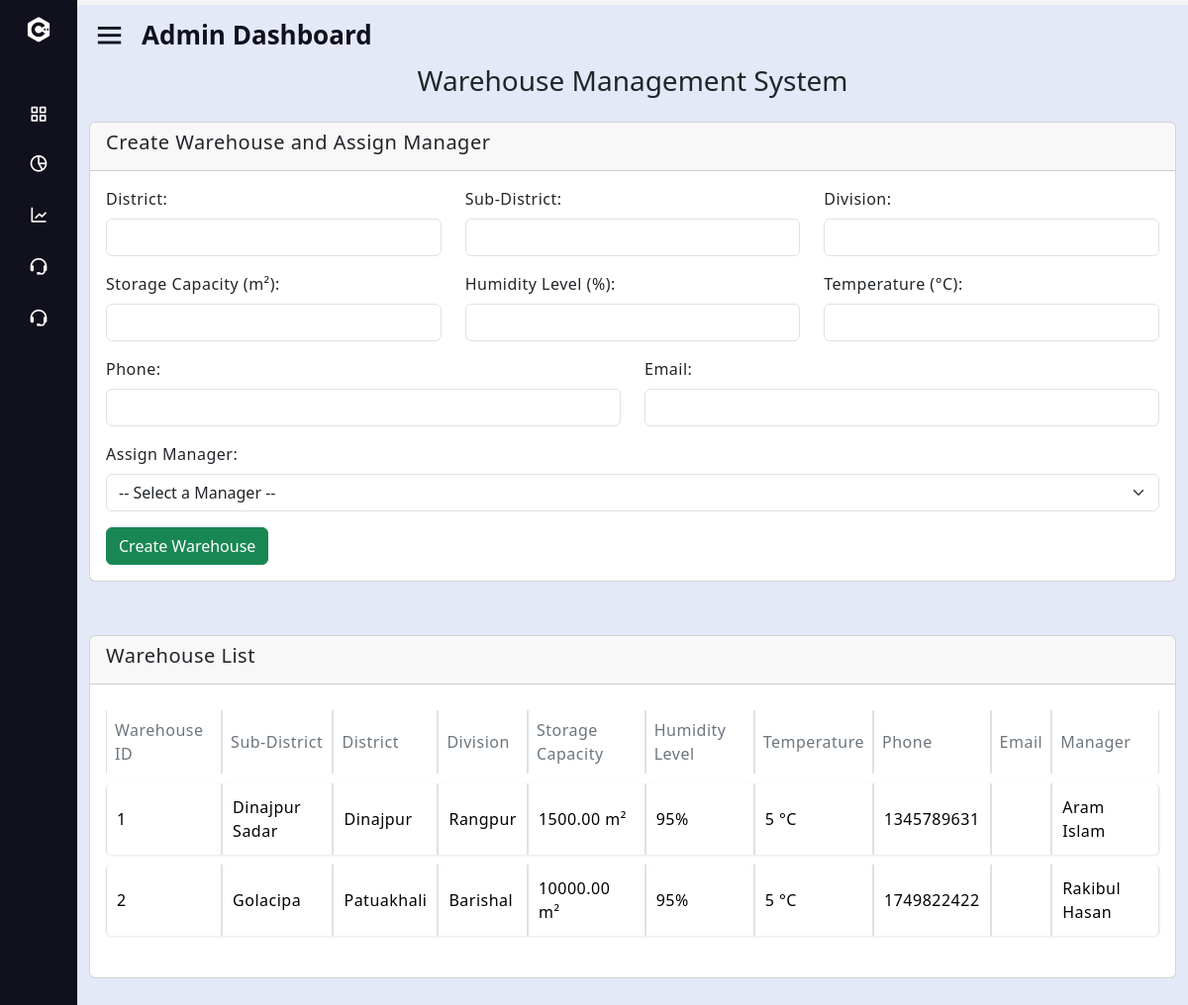
The app's page /Organaization/warehouseManagement.php with its own data.
### tables this page shows
CREATE TABLE `warehouse_t` (
  `warehouseID` int(11) NOT NULL,
  `Sub_district` varchar(50) DEFAULT NULL,
  `district` varchar(50) DEFAULT NULL,
  `division` varchar(50) DEFAULT NULL,
  `storage_capacity` decimal(10,2) DEFAULT NULL,
  `Humidity_level` int(11) DEFAULT NULL,
  `Temperature` int(11) DEFAULT NULL,
  `phone` int(11) DEFAULT NULL,
  `email` varchar(100) DEFAULT NULL,
  `managerID` int(11) DEFAULT NULL
);

### Organaization/warehouseManagement.php (the view, shortened to what this page needs)
<?php
$servername = "localhost";
$username = "root";
$password = "";
$dbname = "traceroots";
$conn = new mysqli($servername, $username, $password, $dbname);
$warehouseQuery = "
    SELECT
        w.warehouseID, w.sub_district, w.district, w.division, w.storage_capacity,
        w.humidity_level, w.temperature, w.phone, w.email,
        CONCAT(m.firstname, ' ', m.lastname) AS manager_name
    FROM warehouse_t w
    LEFT JOIN warehouse_managers_t m ON w.managerID = m.managerID
";
$warehouseResult = $conn->query($warehouseQuery);
?>
<!DOCTYPE html>
<html lang="en">
<head>
    <link href="https://cdn.jsdelivr.net/npm/bootstrap@5.3.0/dist/css/bootstrap.min.css" rel="stylesheet">
    <link href="https://cdnjs.cloudflare.com/ajax/libs/font-awesome/6.0.0-beta3/css/all.min.css" rel="stylesheet">
    <link rel="stylesheet" href="style.css">
    <link href='https://unpkg.com/boxicons@2.0.7/css/boxicons.min.css' rel='stylesheet'>
</head>
<body>
    <div class="sidebar close">
        <div class="logo-details">
          <i class='bx bxl-c-plus-plus'></i>
        </div>
        <ul class="nav-links">
        <li>
            <a href="organaization_dashboard.php">
              <i class='bx bx-grid-alt' ></i>
            </a>
          </li>
          <li>
            <a href="manageTranceport.php">
              <i class='bx bx-pie-chart-alt-2' ></i>
            </a>
          </li>
          <li>
            <a href="warehouseManagement.php">
              <i class='bx bx-line-chart' ></i>
            </a>
          </li>
          <li>
            <a href="pending_users.php">
              <i class='bx bx-support' ></i>
            </a>
          </li>
          <li>
            <a href="settingsPage.html">
              <i class='bx bx-support' ></i>
            </a>
          </li>
          <li>
        <div class="profile-details">
        </div>
      </li>
    </ul>
      </div>
      <section class="home-section">
        <div class="home-content">
            <i class='bx bx-menu'></i>
            <span class="text">Admin Dashboard</span>
        </div>
        <div class="container-fluid default-dashboard">
            <div class="row">
              <link href="https://cdn.jsdelivr.net/npm/bootstrap@5.3.1/dist/css/bootstrap.min.css" rel="stylesheet">
</head>
<body>
    <div class="container">
        <header class="text-center mb-4">
            <h3>Warehouse Management System</h3>
        </header>
        <div class="row">
        <div class="col-md-12 mb-4">
            <div class="card">
                <div class="card-header">
                    <h5>Create Warehouse and Assign Manager</h5>
                </div>
                <div class="card-body">
                    <form id="warehouse-form" method="POST" action="create_warehouse.php">
                        <div class="row">
                            <div class="col-md-4 mb-3">
                                <label for="district" class="form-label">District:</label>
                                <input type="text" class="form-control" id="district" name="district" required>
                            </div>
                            <div class="col-md-4 mb-3">
                                <label for="sub_district" class="form-label">Sub-District:</label>
                                <input type="text" class="form-control" id="sub_district" name="sub_district" required>
                            </div>
                            <div class="col-md-4 mb-3">
                                <label for="division" class="form-label">Division:</label>
                                <input type="text" class="form-control" id="division" name="division" required>
                            </div>
                        </div>
                        <div class="row">
                            <div class="col-md-4 mb-3">
                                <label for="storage_capacity" class="form-label">Storage Capacity (m²):</label>
                                <input type="number" class="form-control" id="storage_capacity" name="storage_capacity" required>
                            </div>
                            <div class="col-md-4 mb-3">
                                <label for="humidity_level" class="form-label">Humidity Level (%):</label>
                                <input type="number" class="form-control" id="humidity_level" name="humidity_level" required>
                            </div>
                            <div class="col-md-4 mb-3">
                                <label for="temperature" class="form-label">Temperature (°C):</label>
                                <input type="number" class="form-control" id="temperature" name="temperature" required>
                            </div>
                        </div>
                        <div class="row">
                            <div class="col-md-6 mb-3">
                                <label for="phone" class="form-label">Phone:</label>
                                <input type="tel" class="form-control" id="phone" name="phone" required>
                            </div>
                            <div class="col-md-6 mb-3">
                                <label for="email" class="form-label">Email:</label>
                                <input type="email" class="form-control" id="email" name="email" required>
                            </div>
                        </div>
                        <div class="mb-3">
                            <label for="manager-select" class="form-label">Assign Manager:</label>
                            <select class="form-select" id="manager-select" name="managerID" required>
                                <option value="">-- Select a Manager --</option>
                            </select>
                        </div>
                        <button type="submit" class="btn btn-success">Create Warehouse</button>
                    </form>
                </div>
            </div>
        </div>
        <div class="col-md-12">
            <div class="card">
                <div class="card-header">
                    <h5>Warehouse List</h5>
                </div>
                <div class="card-body">
                    <table class="table table-bordered">
                        <thead>
                        <tr>
                            <th>Warehouse ID</th>
                            <th>Sub-District</th>
                            <th>District</th>
                            <th>Division</th>
                            <th>Storage Capacity</th>
                            <th>Humidity Level</th>
                            <th>Temperature</th>
                            <th>Phone</th>
                            <th>Email</th>
                            <th>Manager</th>
                        </tr>
                        </thead>
                        <tbody>
                        <?php while ($row = $warehouseResult->fetch_assoc()): ?>
                            <tr>
                                <td><?php echo $row['warehouseID']; ?></td>
                                <td><?php echo $row['sub_district']; ?></td>
                                <td><?php echo $row['district']; ?></td>
                                <td><?php echo $row['division']; ?></td>
                                <td><?php echo $row['storage_capacity']; ?> m²</td>
                                <td><?php echo $row['humidity_level']; ?>%</td>
                                <td><?php echo $row['temperature']; ?> °C</td>
                                <td><?php echo $row['phone']; ?></td>
                                <td><?php echo $row['email']; ?></td>
                                <td><?php echo $row['manager_name'] ?: 'Unassigned'; ?></td>
                            </tr>
                        <?php endwhile; ?>
                        </tbody>
                    </table>
                </div>
            </div>
        </div>
    </div>
</div>
</body>
</body>
</html>

### Organaization/style.css (style rules this page uses)
.sidebar { position: fixed; top: 0; left: 0; height: 100%; width: 260px; background: #11101d; z-index: 100; transition: all 0.5s ease; }
.sidebar.close { width: 78px; }
.sidebar .logo-details { height: 60px; width: 100%; display: flex; align-items: center; }
.sidebar .logo-details i { font-size: 30px; color: #fff; height: 50px; min-width: 78px; text-align: center; line-height: 50px; }
.sidebar .nav-links { height: 100%; padding: 30px 0 150px 0; overflow: auto; }
.sidebar.close .nav-links { overflow: visible; }
.sidebar .nav-links li { position: relative; list-style: none; transition: all 0.4s ease; }
.sidebar .nav-links li i { height: 50px; min-width: 78px; text-align: center; line-height: 50px; color: #fff; font-size: 20px; cursor: pointer; transition: all 0.3s ease; }
.sidebar .nav-links li a { display: flex; align-items: center; text-decoration: none; }
.sidebar .profile-details { position: fixed; bottom: 0; width: 260px; display: flex; align-items: center; justify-content: space-between; background: #1d1b31; padding: 12px 0; transition: all 0.5s ease; }
.sidebar.close .profile-details { background: none; }
.sidebar.close .profile-details { width: 78px; }
.home-section { position: relative; background: #E4E9F7; left: 260px; width: calc(100% - 260px); transition: all 0.5s ease; }
.sidebar.close ~ .home-section { left: 78px; width: calc(100% - 78px); }
.home-section .home-content { height: 60px; display: flex; align-items: center; }
.home-section .home-content .bx-menu, .home-section .home-content .text { color: #11101d; font-size: 35px; }
.home-section .home-content .bx-menu { margin: 0 15px; cursor: pointer; }
.home-section .home-content .text { font-size: 26px; font-weight: 600; }
.card { border-radius: 1.5rem; border: unset; margin-bottom: 30px; letter-spacing: 0.5px; transition: all 0.3s ease; }
.card-header { background-color: var(--white); padding: 20px; border-bottom: 1px solid #e5e5e5; position: relative; }
.card-body { padding: 20px; background-color: transparent; }
.table th, .table td { vertical-align: middle; }
.card-header { border-bottom: 1px solid #e0e0e0; font-weight: 500; font-size: 1.1em; }
.table { border-collapse: separate; border-spacing: 0 10px; }
.table thead th { color: #6c757d; font-weight: 500; }
.table tbody tr { background-color: #ffffff; border-radius: 5px; box-shadow: 0px 1px 3px rgba(0, 0, 0, 0.1); }
.table tbody tr td { vertical-align: middle; padding: 12px 10px; border-top: none; }
.table tbody tr td:first-child { border-top-left-radius: 5px; border-bottom-left-radius: 5px; }
.table tbody tr td:last-child { border-top-right-radius: 5px; border-bottom-right-radius: 5px; }

### Organaization/warehouseManagement.php (style rules this page uses)
body { background-color: #f4f4f4; padding-top: 5px; }
.container { max-width: 1800px; }

### records on screen
warehouse_t: warehouseID "1", Sub_district "Dinajpur Sadar", district "Dinajpur", division "Rangpur", storage_capacity "1500.00", Humidity_level "95", Temperature "5", phone "1345789631", manager_name "Aram Islam"
warehouse_t: warehouseID "2", Sub_district "Golacipa", district "Patuakhali", division "Barishal", storage_capacity "10000.00", Humidity_level "95", Temperature "5", phone "1749822422", manager_name "Rakibul Hasan"
